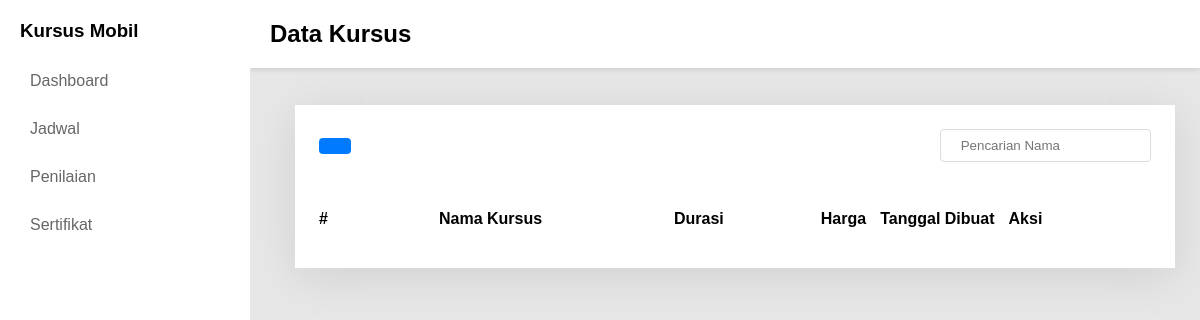
The page /courses/index.php on the database as committed earlier.
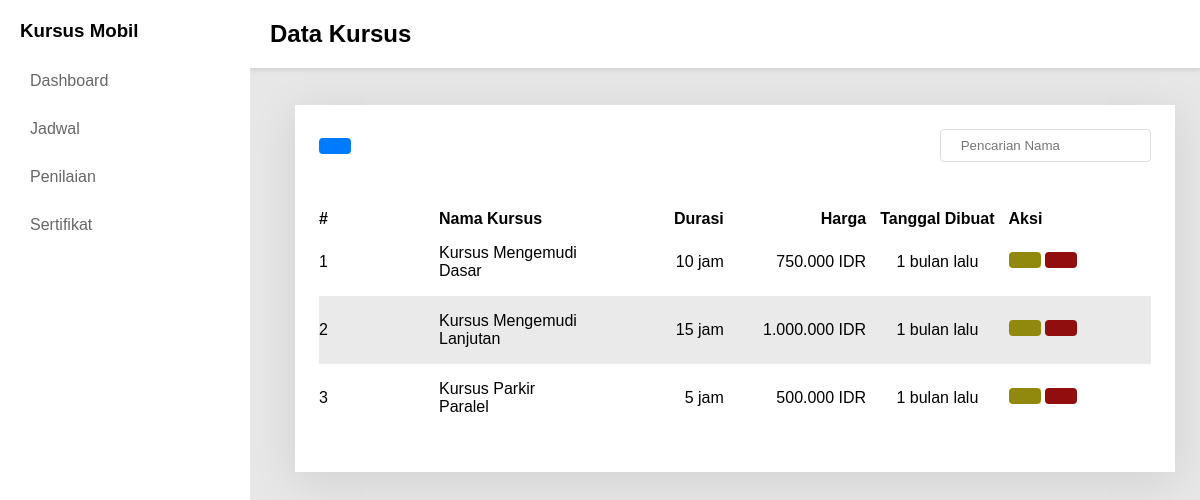
The same page on the database as committed later.
### tables this page shows
CREATE TABLE courses (
    id INT AUTO_INCREMENT PRIMARY KEY,
    name VARCHAR(100) NOT NULL,
    duration INT NOT NULL,  
    description TEXT,
    price DECIMAL(10, 2) NOT NULL,
    created_at TIMESTAMP DEFAULT CURRENT_TIMESTAMP
);

### components/time_ago.php (called while the page is built, shortened)
<?php
function timeAgo(string $datetime): string {
    $timestamp = strtotime($datetime);
    $diff = time() - $timestamp;
    $units = [
        31536000 => 'tahun',
        2592000  => 'bulan',
        604800   => 'minggu',
        86400    => 'hari',
        3600     => 'jam',
        60       => 'menit',
        1        => 'detik'
    ];
    foreach ($units as $seconds => $label) {
        $value = floor($diff / $seconds);
        if ($value >= 1) {
            return "$value $label lalu";
        }
    }
    return 'baru saja';
}

### courses/index.php (the view, shortened to what this page needs)
<!DOCTYPE html>
<html lang="en">
<head>
  <link rel="stylesheet" href="../assets/css/style.css" />
</head>
<body>
  <div class="content">
    <div class="content-body">
      <div class="container">
        <div action="" class="inputBx">
          <button class="btn primary" onclick="openModal('createModal')"><ion-icon name="add"></ion-icon></button>
          <input type="text" id="searchInput" placeholder=" Pencarian Nama">
        </div>
        <div class="dataTable">
          <table id="dataTable">
            <thead>
              <tr>
                <th width="120">#</th>
                <th>Nama Kursus</th>
                <th style="text-align: right; width:max-content">Durasi</th>
                <th style="text-align: right;">Harga</th>
                <th style="text-align: center;">Tanggal Dibuat</th>
                <th>Aksi</th>
              </tr>
            </thead>
            <?php
            include_once("../database/connect.php");
            $Courses = mysqli_query($connect, "SELECT * FROM Courses ORDER BY created_at DESC");
            ?>
            <tbody>
              <?php while ($course = mysqli_fetch_object($Courses)): ?>
                <tr>
                  <td><?= $course->id ?></td>
                  <td style="text-transform: capitalize; width:100%"><?= $course->name ?></td>
                  <td style="text-align: right;"><?= $course->duration ?> jam</td>
                  <td style="text-transform: uppercase; text-align: right;"><?= number_format($course->price, 0, ".", ".") ?> IDR</td>
                  <td style="text-align: center;"><?= timeAgo($course->created_at) ?></td>
                  <td>
                    <a href="?edit=<?= $course->id ?>" class="btn warning"><ion-icon name="create-outline"></ion-icon></a>
                    <a href="?delete=<?= $course->id ?>" class="btn danger" onclick="return confirm('Yakin hapus?')"><ion-icon name="trash-bin-outline"></ion-icon></a>
                  </td>
                </tr>
              <?php endwhile ?>
            </tbody>
          </table>
        </div>
      </div>
    </div>
  </div>
</body>
</html>

Rows that differ between the two databases and show on the page:
added courses: id "1", name "Kursus Mengemudi Dasar", duration "10", price "750.000", created_at "1 bulan lalu"
added courses: id "2", name "Kursus Mengemudi Lanjutan", duration "15", price "1.000.000", created_at "1 bulan lalu"
added courses: id "3", name "Kursus Parkir Paralel", duration "5", price "500.000", created_at "1 bulan lalu"
